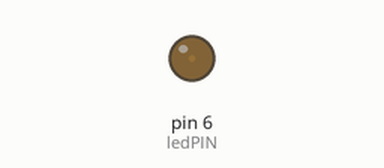
This sketch was run on a simulated Arduino Uno, built with avr-gcc and run on an emulated ATmega328P. On the bench: output pins drawn as LEDs (lit = HIGH).

Above: at 0.05 s.
At 0.65 s:
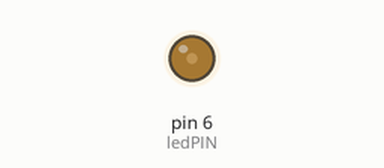
At 1.3 s:
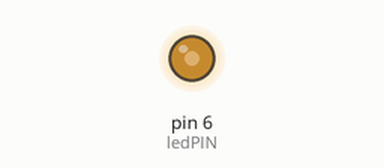
At 2.55 s:
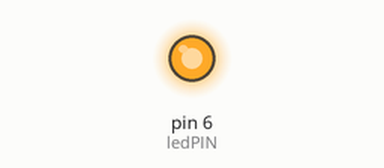
Timing chart, 0 to 5.9 s (numbered marks = the images above):
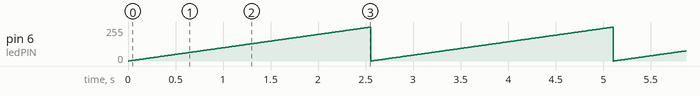

The sketch:

W04-05-AO-forLoop.ino
```cpp
//Analog Output example -- for loop

int ledPIN = 6;
int state = 0;


void setup() {
  pinMode( ledPIN, OUTPUT );
}

void loop() {

  //  analogWrite( ledPIN, state );
  //  state++;
  //  delay(50);

  for (int brightness = 0; brightness < 255; brightness++ ) {
    analogWrite( ledPIN , brightness ); // pin, state
    delay(10);
  }

}
```

Measured:
- by itself, pin 6 (ledPIN): ramps from 0/255 to 254/255 and jumps back, once every 2.6 s
